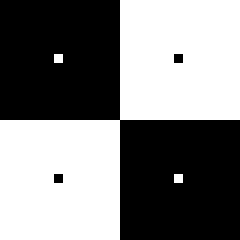
%> input picture assets/boxes.pgm, 80 x 80 px (shown 3 times larger)
$ octave GaussianDerivativeMasks.m   (GNU Octave 9; MATLAB toolbox functions it lacks are replaced by stand-ins)
%> lines starting %> are read from the running program, lines starting %| are printed output that depends on the picture; in (x1, y1, x2, y2) boxes, pixels count from 0 and x2, y2 are one past the last pixel; in counts of white or black regions, pixels touching at a corner belong together; the program's own positions count from 1
clear;
clc;
close all;

% Load the boxes image
boxes_img = imread('/MATLAB Drive/assets/boxes.pgm');
%> boxes_img is the input picture: size 80x80 uint8; 50% white; 3 white regions (2 under 20 px), largest, box (x1, y1, x2, y2) and area: (0, 0, 80, 80) 3182

% Convert the image to double
boxes_gray = im2double(boxes_img);

% Define a 2-D Gaussian mask with standard deviation 2.5
gaussian_mask = fspecial('gaussian', [25 25], 2.5);

% Define the first derivative masks
dx_mask = [-1, 1];  % Derivative in x-direction
dy_mask = [-1; 1];  % Derivative in y-direction

% Convolve Gaussian mask with derivative masks to get Gaussian derivative masks
gaussian_deriv_x = conv2(gaussian_mask, dx_mask, 'same');
gaussian_deriv_y = conv2(gaussian_mask, dy_mask, 'same');

% Generate mesh plots of the two Gaussian derivative masks
figure;
subplot(2,2,1);
mesh(gaussian_deriv_x);
title('Gaussian Derivative Mask in X-Direction');

subplot(2,2,2);
mesh(gaussian_deriv_y);
title('Gaussian Derivative Mask in Y-Direction');

% Convolve the boxes image with the Gaussian derivative masks
Icdgx = conv2(boxes_gray, gaussian_deriv_x, 'same');
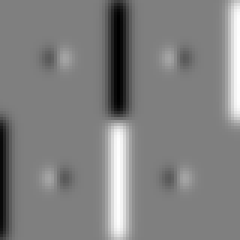
%> Icdgx: size 80x80 double (shown 3 times larger); min -0.16, max 0.16, mean 0.000973; drawn with min black and max white
Icdgy = conv2(boxes_gray, gaussian_deriv_y, 'same');
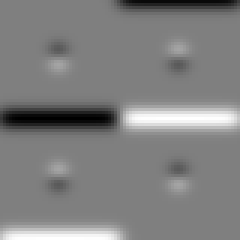
%> Icdgy: size 80x80 double (shown 3 times larger); min -0.16, max 0.16, mean 0.000973; mean of the top-left, top-right, bottom-left and bottom-right quarters -0.0137, 0.00344, 0.00405, 0.0101; drawn with min black and max white

% Display the convolved images
subplot(2,2,3);
imagesc(Icdgx);
colormap('gray');
colorbar;
title('Boxes Image - X Derivative');

subplot(2,2,4);
imagesc(Icdgy);
colormap('gray');
colorbar;
title('Boxes Image - Y Derivative');
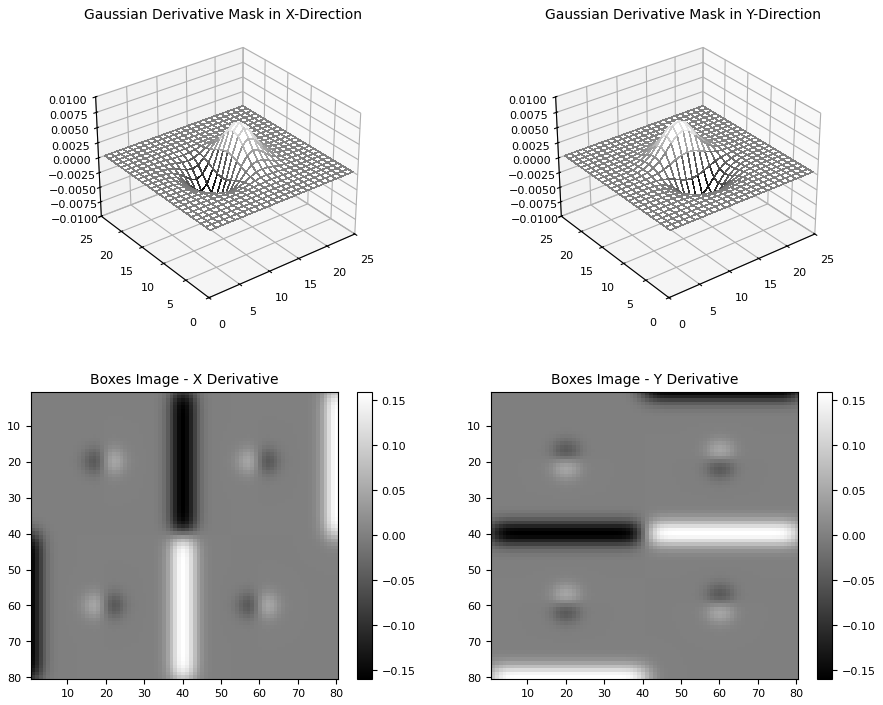
%> figure redrawn from the program's plot data, 4 panels

% Combine the two outputs using L2-norm
Icdg = sqrt(Icdgx.^2 + Icdgy.^2);
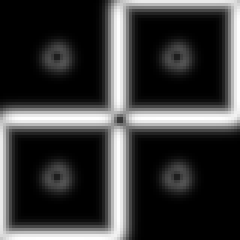
%> Icdg: size 80x80 double (shown 3 times larger); min 0, max 0.16, mean 0.0363; drawn with min black and max white

% Extract the pixel intensity values for the Gaussian derivative in x-direction at specific locations
val_20_39 = Icdgx(20, 39);
%> val_20_39 = -0.147
val_20_40 = Icdgx(20, 40);
%> val_20_40 = -0.16
val_20_41 = Icdgx(20, 41);
%> val_20_41 = -0.147
val_20_42 = Icdgx(20, 42);
%> val_20_42 = -0.116

% Display the pixel intensity values rounded to 2 decimal places
disp(['Pixel intensity at row=20, column=39 (x-derivative): ', num2str(round(val_20_39, 2))]);
%| Pixel intensity at row=20, column=39 (x-derivative): -0.15
disp(['Pixel intensity at row=20, column=40 (x-derivative): ', num2str(round(val_20_40, 2))]);
%| Pixel intensity at row=20, column=40 (x-derivative): -0.16
disp(['Pixel intensity at row=20, column=41 (x-derivative): ', num2str(round(val_20_41, 2))]);
%| Pixel intensity at row=20, column=41 (x-derivative): -0.15
disp(['Pixel intensity at row=20, column=42 (x-derivative): ', num2str(round(val_20_42, 2))]);
%| Pixel intensity at row=20, column=42 (x-derivative): -0.12
